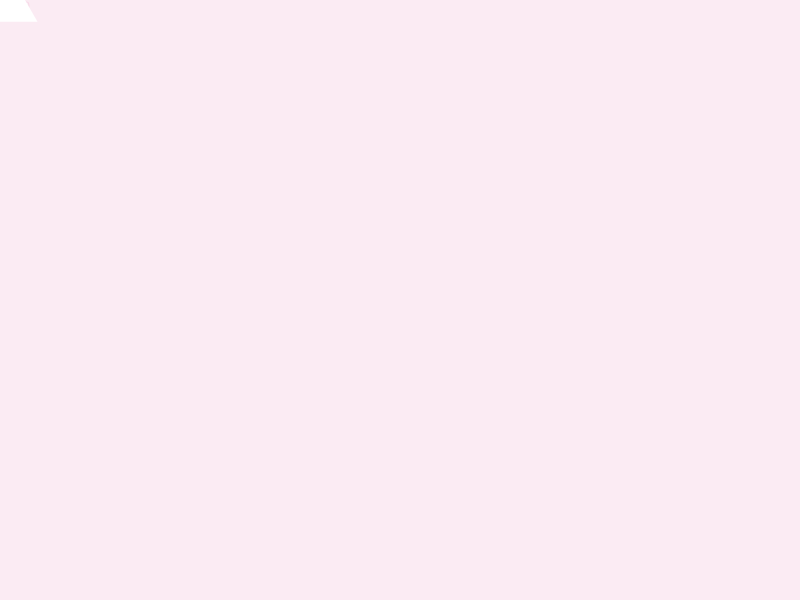
Frame 1 (no input)
Frame 60 (no input): identical to frame 1, image omitted
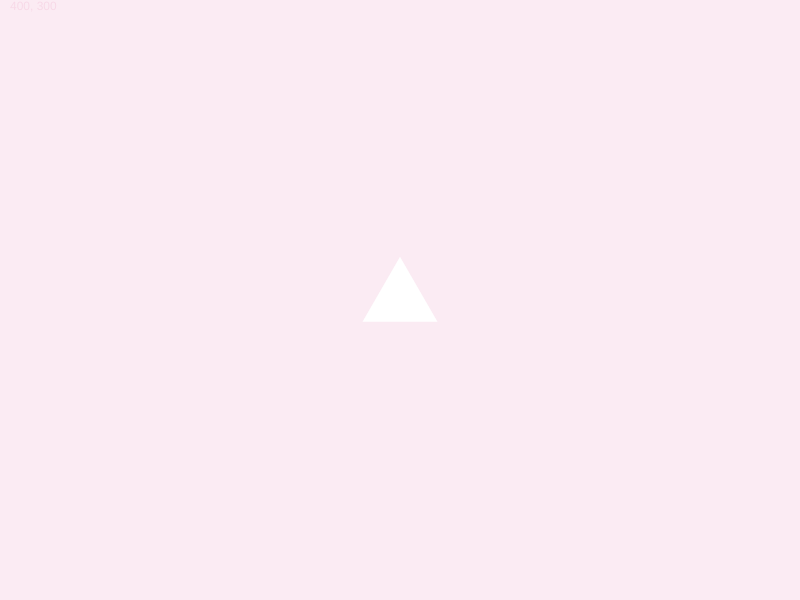
Frame 120 (the mouse pressed at the canvas centre since frame 60)

The p5.js sketch that drew these frames (run headless with seeded random() and noise() and a simulated clock; from frame 60 on, the mouse is pressed at the canvas centre):

// p5.js sketch
// ── sketch.js
"use strict"
var mouseClickPoints = [];

function setup() {
  createCanvas(800, 600);

}

function draw() {
  background(255);
  noStroke();
  fill(200, 0, 100, 20);
  rect(0,0,width,height);
  text("" + mouseX + ", " + mouseY, 10, 10);
  // translate(width * 0.5, height * 0.5);
  mouseClickPoints.forEach(function(point) {
    drawTriangle(point.x, point.y, point.r, point.g, point.b, point.alpha);
  });
  drawTriangle(mouseX, mouseY, 255, 255, 255, 255);
}

function drawTriangle(x, y, r, g, b, a) {
  push();
  translate(x, y);
  scale(1, -1);
  var sideLength = 75;
  var yBottom = -sideLength / (2 * sqrt(3));
  var halfLength = sideLength * 0.5;
  fill(r, g, b, a);
  triangle(-halfLength, yBottom, halfLength, yBottom, 0, sideLength * sqrt(3) / 3.0);
  pop();
}

class Point {
  constructor() {
    this.x = mouseX;
    this.y = mouseY;
    this.r = randomColorLevel();
    this.g = randomColorLevel();
    this.b = randomColorLevel();
    this.alpha = randomColorLevel() / 2;
  }
}

function randomColorLevel() {
 return Math.floor((Math.random() * 255) + 1)
}

function mouseClicked() {
  mouseClickPoints.push(new Point());
  console.log("number of points = " + mouseClickPoints.length);
}
